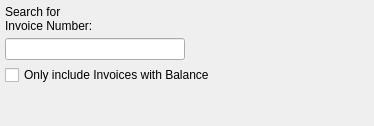
<?xml version="1.0" encoding="UTF-8"?>
<ui version="4.0">
 <comment>This file is part of the xTuple ERP: PostBooks Edition, a free and
open source Enterprise Resource Planning software suite,
Copyright (c) 1999-2018 by OpenMFG LLC, d/b/a xTuple.
It is licensed to you under the Common Public Attribution License
version 1.0, the full text of which (including xTuple-specific Exhibits)
is available at www.xtuple.com/CPAL.  By using this software, you agree
to be bound by its terms.</comment>
 <class>reprintInvoices</class>
 <widget class="QWidget" name="reprintInvoices">
  <property name="geometry">
   <rect>
    <x>0</x>
    <y>0</y>
    <width>374</width>
    <height>126</height>
   </rect>
  </property>
  <property name="windowTitle">
   <string>Re-Print Invoices</string>
  </property>
  <layout class="QVBoxLayout" name="verticalLayout">
   <item>
    <layout class="QHBoxLayout">
     <item>
      <layout class="QVBoxLayout">
       <item>
        <widget class="QLabel" name="_invoicePatternLit">
         <property name="text">
          <string>Search for
Invoice Number:</string>
         </property>
         <property name="alignment">
          <set>Qt::AlignBottom|Qt::AlignLeading|Qt::AlignLeft</set>
         </property>
         <property name="buddy">
          <cstring>_invoicePattern</cstring>
         </property>
        </widget>
       </item>
       <item>
        <widget class="QLineEdit" name="_invoicePattern"/>
       </item>
      </layout>
     </item>
     <item>
      <spacer>
       <property name="orientation">
        <enum>Qt::Horizontal</enum>
       </property>
       <property name="sizeHint" stdset="0">
        <size>
         <width>40</width>
         <height>20</height>
        </size>
       </property>
      </spacer>
     </item>
     <item>
      <widget class="DateCluster" name="_dates">
       <property name="focusPolicy">
        <enum>Qt::StrongFocus</enum>
       </property>
      </widget>
     </item>
    </layout>
   </item>
   <item>
    <widget class="XCheckBox" name="_balanceOnly">
     <property name="text">
      <string>Only include Invoices with Balance</string>
     </property>
    </widget>
   </item>
   <item>
    <spacer name="verticalSpacer">
     <property name="orientation">
      <enum>Qt::Vertical</enum>
     </property>
     <property name="sizeHint" stdset="0">
      <size>
       <width>20</width>
       <height>40</height>
      </size>
     </property>
    </spacer>
   </item>
  </layout>
 </widget>
 <layoutdefault spacing="5" margin="5"/>
 <customwidgets>
  <customwidget>
   <class>DateCluster</class>
   <extends>QWidget</extends>
   <header>datecluster.h</header>
   <container>1</container>
  </customwidget>
  <customwidget>
   <class>XCheckBox</class>
   <extends>QCheckBox</extends>
   <header>xcheckbox.h</header>
  </customwidget>
 </customwidgets>
 <tabstops>
  <tabstop>_invoicePattern</tabstop>
  <tabstop>_dates</tabstop>
 </tabstops>
 <resources/>
 <connections/>
</ui>
